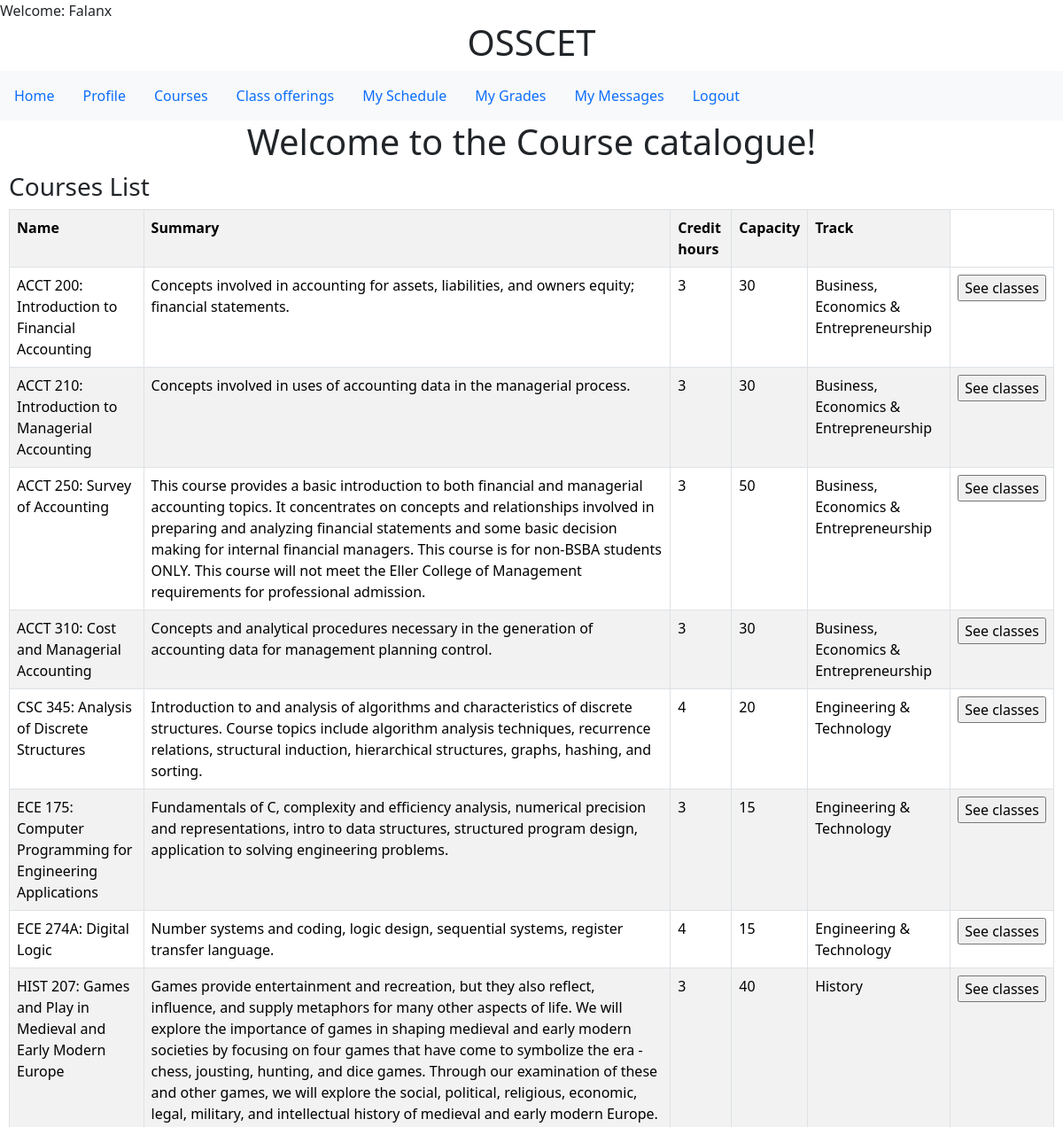
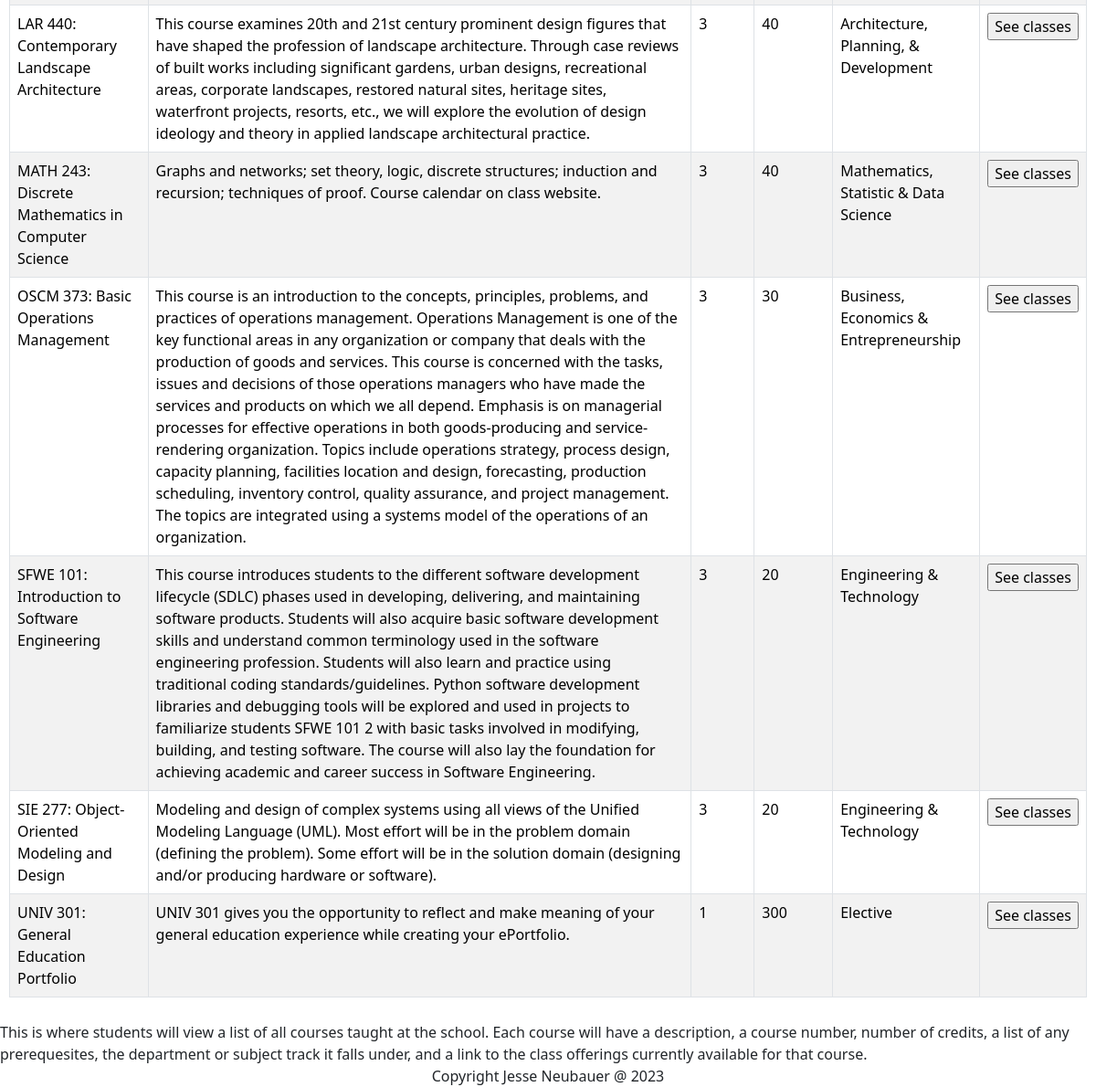
The app's page /courses.php (signed in) with its own data (2 pictures, top to bottom).
### tables this page shows
CREATE TABLE `courses` (
  `course_id` varchar(10) NOT NULL,
  `course_name` varchar(100) NOT NULL,
  `summary` varchar(1000) DEFAULT NULL,
  `credits` int(11) NOT NULL,
  `track_id` int(11) NOT NULL,
  `prerequesites` tinyint(1) DEFAULT NULL,
  `default_max_capacity` int(11) DEFAULT NULL
);

CREATE TABLE `subject_tracks` (
  `track_id` int(11) NOT NULL,
  `track_name` varchar(45) NOT NULL
);

### courses_student.php (the view, shortened to what this page needs)
<!DOCTYPE html>
<html lang="en">
<head>
</head>
<body>
    <div class="bs-example">
            <div class="row">
                <div class="col-md-12">
                    <div class="page-header clearfix">
                        <h3 class="pull-left">Courses List</h3>
                    </div>
                    <?php
                    include_once 'db.php';
                    $result = mysqli_query($conn,"SELECT * FROM courses INNER JOIN subject_tracks ON courses.track_id=subject_tracks.track_id");
                    ?>
                    <?php
                    if (mysqli_num_rows($result) > 0) {
                    ?>
                      <table class='table table-bordered table-striped'>
                      <th>Name</th>
                        <th>Summary</th>
                        <th>Credit hours</th>
                        <th>Capacity</th>
                        <th>Track</th>
                    <?php
                    while($row = mysqli_fetch_array($result)) {
                    ?>
                    <tr>
                        <td><?php
                        $row_course_id = $row["course_id"]; echo $row_course_id; echo ': '; echo $row["course_name"]; ?></td>
                        <td width:1000px><?php echo $row["summary"]; ?></td>
                        <td><?php echo $row["credits"]; ?></td>
                        <td><?php echo $row["default_max_capacity"]; ?></td>
                        <td><?php echo $row["track_name"]; ?></td>
                        <td><form method="POST" action="classes.php"><input type="hidden" name="course_id" value="<?php echo $row_course_id; ?>"><input type="submit" name="search_classes" value="See classes"></form></td>
                    </tr>
                    <?php
                    }
                    ?>
                    </table>
                     <?php
                    }
                    else{
                        echo "No result found";
                    }
                    ?>
                </div>
            </div>
    </div>
<div>
    This is where students will view a list of all courses taught at the school.
    Each course will have a description, a course number, number of credits, a list of any prerequesites, the department or subject track it falls under,
    and a link to the class offerings currently available for that course.
</div>
</body>
</html>

### courses_student.php (style rules this page uses)
.bs-example { margin: 10px; }

### records on screen
courses: course_id "ACCT 200", course_name "Introduction to Financial Accounting", summary "Concepts involved in accounting for assets, liabilities, and owners equity; financial statements.", credits "3", default_max_capacity "30", track.track_name "Business, Economics & Entrepreneurship"
courses: course_id "ACCT 210", course_name "Introduction to Managerial Accounting", summary "Concepts involved in uses of accounting data in the managerial process.", credits "3", default_max_capacity "30", track.track_name "Business, Economics & Entrepreneurship"
courses: course_id "ACCT 250", course_name "Survey of Accounting", summary "This course provides a basic introduction to both financial and managerial accounting topics. It concentrates on concepts and relationships involved in preparing and analyzing financial statements and some basic decision making for internal financial managers. This course is for non-BSBA students ONLY. This course will not meet the Eller College of Management requirements for professional admission.", credits "3", default_max_capacity "50", track.track_name "Business, Economics & Entrepreneurship"
courses: course_id "ACCT 310", course_name "Cost and Managerial Accounting", summary "Concepts and analytical procedures necessary in the generation of accounting data for management planning control.", credits "3", default_max_capacity "30", track.track_name "Business, Economics & Entrepreneurship"
courses: course_id "CSC 345", course_name "Analysis of Discrete Structures", summary "Introduction to and analysis of algorithms and characteristics of discrete structures. Course topics include algorithm analysis techniques, recurrence relations, structural induction, hierarchical structures, graphs, hashing, and sorting.", credits "4", default_max_capacity "20", track.track_name "Engineering & Technology"
courses: course_id "ECE 175", course_name "Computer Programming for Engineering Applications", summary "Fundamentals of C, complexity and efficiency analysis, numerical precision and representations, intro to data structures, structured program design, application to solving engineering problems.", credits "3", default_max_capacity "15", track.track_name "Engineering & Technology"
courses: course_id "ECE 274A", course_name "Digital Logic", summary "Number systems and coding, logic design, sequential systems, register transfer language.", credits "4", default_max_capacity "15", track.track_name "Engineering & Technology"
courses: course_id "HIST 207", course_name "Games and Play in Medieval and Early Modern Europe", summary "Games provide entertainment and recreation, but they also reflect, influence, and supply metaphors for many other aspects of life. We will explore the importance of games in shaping medieval and early modern societies by focusing on four games that have come to symbolize the era - chess, jousting, hunting, and dice games. Through our examination of these and other games, we will explore the social, political, religious, economic, legal, military, and intellectual history of medieval and early modern Europe.", credits "3", default_max_capacity "40", track.track_name "History"
courses: course_id "LAR 440", course_name "Contemporary Landscape Architecture", summary "This course examines 20th and 21st century prominent design figures that have shaped the profession of landscape architecture. Through case reviews of built works including significant gardens, urban designs, recreational areas, corporate landscapes, restored natural sites, heritage sites, waterfront projects, resorts, etc., we will explore the evolution of design ideology and theory in applied landscape architectural practice.", credits "3", default_max_capacity "40", track.track_name "Architecture, Planning, & Development"
courses: course_id "MATH 243", course_name "Discrete Mathematics in Computer Science", summary "Graphs and networks; set theory, logic, discrete structures; induction and recursion; techniques of proof. Course calendar on class website.", credits "3", default_max_capacity "40", track.track_name "Mathematics, Statistic & Data Science"
courses: course_id "OSCM 373", course_name "Basic Operations Management", summary "This course is an introduction to the concepts, principles, problems, and practices of operations management. Operations Management is one of the key functional areas in any organization or company that deals with the production of goods and services. This course is concerned with the tasks, issues and decisions of those operations managers who have made the services and products on which we all depend. Emphasis is on managerial processes for effective operations in both goods-producing and service- rendering organization. Topics include operations strategy, process design, capacity planning, facilities location and design, forecasting, production scheduling, inventory control, quality…", credits "3", default_max_capacity "30", track.track_name "Business, Economics & Entrepreneurship"
courses: course_id "SFWE 101", course_name "Introduction to Software Engineering", summary "This course introduces students to the different software development lifecycle (SDLC) phases used in developing, delivering, and maintaining software products. Students will also acquire basic software development skills and understand common terminology used in the software engineering profession. Students will also learn and practice using traditional coding standards/guidelines. Python software development libraries and debugging tools will be explored and used in projects to familiarize students SFWE 101 2 with basic tasks involved in modifying, building, and testing software. The course will also lay the foundation for achieving academic and career success in Software Engineering.", credits "3", default_max_capacity "20", track.track_name "Engineering & Technology"
courses: course_id "SIE 277", course_name "Object-Oriented Modeling and Design", summary "Modeling and design of complex systems using all views of the Unified Modeling Language (UML). Most effort will be in the problem domain (defining the problem). Some effort will be in the solution domain (designing and/or producing hardware or software).", credits "3", default_max_capacity "20", track.track_name "Engineering & Technology"
courses: course_id "UNIV 301", course_name "General Education Portfolio", summary "UNIV 301 gives you the opportunity to reflect and make meaning of your general education experience while creating your ePortfolio.", credits "1", default_max_capacity "300", track.track_name "Elective"

### other values on screen
$_SESSION['username'] "Falanx"
